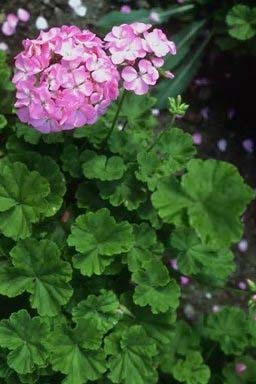
#> input picture CM_50/Sp_S_CND_A_pla0016_pla0016_0196.jpg, 256 x 384 px
$ python -i detector.py   (imports and definitions only)
#> lines starting #> are read from the running program, lines starting #| are printed output that depends on the picture
#Description: Python program that detects if an image has been forged.
import cv2
import imutils
import numpy as np
import matplotlib.pyplot as plt
from scipy.cluster import hierarchy
from scipy.spatial.distance import pdist
from collections import Counter


def readImage(image_name):
    """
    Function to read a given image name
    :param image_name: A string representing the name of the image
    :return: The image represented in a numpy.ndarray type
    """
    return cv2.imread(str(image_name))


def showImage(image):
    """
    Function to display the image to the user. Closes the image window when user presses any key
    :param image: An image of type numpy.ndarray
    :return: None
    """
    image = imutils.resize(image, width=600)
    cv2.imshow('image', image)
    cv2.waitKey(0)
    cv2.destroyAllWindows()


def featureExtraction(image):
    gray_img = cv2.cvtColor(image, cv2.COLOR_BGR2GRAY)
    sift = cv2.xfeatures2d.SIFT_create()
    kp, desc = sift.detectAndCompute(gray_img, None)
    return kp, desc


def featureMatching(keypoints, descriptors):
    norm = cv2.NORM_L2  # cv2.NORM_L2 is used since we are using the SIFT algorithm
    k = 10  # number of closest match we want to find for each descriptor

    # uses a brute force matcher(compare each descriptor of desc1, with each descriptor of desc2...)
    bf_matcher = cv2.BFMatcher(norm)
    matches = bf_matcher.knnMatch(descriptors, descriptors, k)  # finds 10 closest matches for each desc in desc1 with desc in desc2

    # apply ratio test to get good matches (2nn test)
    ratio = 0.5
    good_matches_1 = []
    good_matches_2 = []

    for match in matches:
        k = 1   # ignore the first element in the matches array (distance to itself is always 0)

        while match[k].distance < ratio * match[k + 1].distance:  # d_i/d_(i+1) < T (threshold)
            k += 1

        for i in range(1, k):
            # just to ensure points are spatially separated
            if pdist(np.array([keypoints[match[i].queryIdx].pt, keypoints[match[i].trainIdx].pt]), "euclidean") > 10:
                good_matches_1.append(keypoints[match[i].queryIdx])
                good_matches_2.append(keypoints[match[i].trainIdx])

    points_1 = [match.pt for match in good_matches_1]
    points_2 = [match.pt for match in good_matches_2]

    if len(points_1) > 0:
        points = np.hstack((points_1, points_2))  # column bind
        unique_points = np.unique(points, axis=0)  # remove any duplicated points
        return np.float32(unique_points[:, 0:2]), np.float32(unique_points[:, 2:4])

    else:
        return None, None


def hierarchicalClustering(points_1, points_2, metric, threshold):
    points = np.vstack((points_1, points_2))     # vertically stack both sets of points (row bind)
    dist_matrix = pdist(points, metric='euclidean')  # obtain condensed distance matrix (needed in linkage function)
    Z = hierarchy.linkage(dist_matrix, metric)

    cluster = hierarchy.fcluster(Z, t=threshold, criterion='inconsistent', depth=4) # perform agglomerative hierarchical clustering
    cluster, points = filterOutliers(cluster, points)   # filter outliers

    n = int(np.shape(points)[0]/2)
    return cluster,  points[:n], points[n:]


def filterOutliers(cluster, points):
    cluster_count = Counter(cluster)
    to_remove = []  # find clusters that does not have more than 3 points (remove them)
    for key in cluster_count:
        if cluster_count[key] <= 3:
            to_remove.append(key)

    indices = np.array([])   # find indices of points that corresponds to the cluster that needs to be removed

    for i in range(len(to_remove)):
        indices = np.concatenate([indices, np.where(cluster == to_remove[i])], axis=None)

    indices = indices.astype(int)
    indices = sorted(indices, reverse=True)

    for i in range(len(indices)):   # remove points that belong to each unwanted cluster
        points = np.delete(points, indices[i], axis=0)

    for i in range(len(to_remove)):  # remove unwanted clusters
        cluster = cluster[cluster != to_remove[i]]

    return cluster, points


def plotImage(img, p1, p2, C):
    plt.imshow(img)
    plt.axis('off')

    colors = C[:np.shape(p1)[0]]
    plt.scatter(p1[:, 0], p1[:, 1], c=colors, s=30)

    for coord1, coord2 in zip(p1, p2):
        x1 = coord1[0]
        y1 = coord1[1]

        x2 = coord2[0]
        y2 = coord2[1]

        plt.plot([x1, x2], [y1, y2], 'c', linestyle=":")

    plt.savefig("results.png", bbox_inches='tight', pad_inches=0)

    plt.clf()


def detect_copy_move(image):
    kp, desc = featureExtraction(image)
    p1, p2 = featureMatching(kp, desc)
    # showImage(image)x

    if p1 is None:
        # print("No tampering was found")
        return False

    clusters, p1, p2 = hierarchicalClustering(p1, p2, 'ward', 2.2)

    if len(clusters) == 0:
        # print("No tampering was found")
        return False

    image = cv2.cvtColor(image, cv2.COLOR_BGR2RGB)
    plotImage(image, p1, p2, clusters)
    return True

>>> import cv2
>>> picture = cv2.imread('CM_50/Sp_S_CND_A_pla0016_pla0016_0196.jpg')
#> picture is the input picture: shape (384, 256, 3); mean B, G, R 55.8, 85.1, 66.6
>>> result = detect_copy_move(picture)
#> in featureExtraction, `gray_img = cv2.cvtColor(image, cv2.COLOR_BGR2GRAY)`:
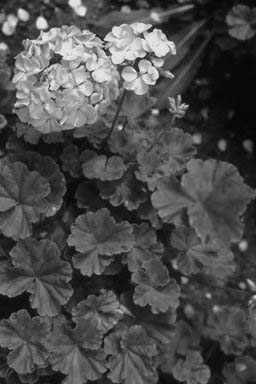
#> gray_img: shape (384, 256); min 2, max 247, mean 76.2
#> in featureExtraction, `kp, desc = sift.detectAndCompute(gray_img, None)`: kp = 1256 keypoints; strongest (x, y, size): (41, 23, 7), (23, 14, 6.6), (120, 128, 2.8), (81, 11, 6.5)
#> in featureMatching, `matches = bf_matcher.knnMatch(descriptors, descriptors, k)`: matches = 1256 matches
#> after the loop in featureMatching, `for match in matches:`: good_matches_1 = 10 keypoints; (x, y, size): (109, 254, 2.1), (191, 222, 3.3), (91, 250, 2), (189, 197, 3.2), (209, 205, 11.1), (90, 236, 4.7), (90, 236, 4.7), (102, 239, 7.8), (208, 187, 7.2), (208, 187, 7.2); good_matches_2 has the same summary as good_matches_1
#> in featureMatching, `points_1 = [match.pt for match in good_matches_1]`: points_1 = [(89.77, 236.1), (89.77, 236.1), (91.48, 250.4), (101.7, 238.6), (108.7, 254.1), (188.6, 196.9), (191, 221.5), (207.9, 187.1), (207.9, 187.1), (209.4, 204.7)]
#> in featureMatching, `points_2 = [match.pt for match in good_matches_2]`: points_2 = [(207.9, 187.1), (207.9, 187.1), (188.6, 196.9), (209.4, 204.7), (191, 221.5), (91.48, 250.4), (108.7, 254.1), (89.77, 236.1), (89.77, 236.1), (101.7, 238.6)]
#> in featureMatching, `points = np.hstack((points_1, points_2))`: points = [[89.77, 236.1, 207.9, 187.1], [89.77, 236.1, 207.9, 187.1], [91.48, 250.4, 188.6, 196.9], [101.7, 238.6, 209.4, 204.7], [108.7, 254.1, 191, 221.5], [188.6, 196.9, 91.48, 250.4], [191, 221.5, 108.7, 254.1], [207.9, 187.1, 89.77, 236.1], [207.9, 187.1, 89.77, 236.1], [209.4, 204.7, 101.7, 238.6]]
#> in featureMatching, `unique_points = np.unique(points, axis=0)`: unique_points = [[89.77, 236.1, 207.9, 187.1], [91.48, 250.4, 188.6, 196.9], [101.7, 238.6, 209.4, 204.7], [108.7, 254.1, 191, 221.5], [188.6, 196.9, 91.48, 250.4], [191, 221.5, 108.7, 254.1], [207.9, 187.1, 89.77, 236.1], [209.4, 204.7, 101.7, 238.6]]
#> in detect_copy_move, `p1, p2 = featureMatching(kp, desc)`: p1 = [[89.77, 236.1], [91.48, 250.4], [101.7, 238.6], [108.7, 254.1], [188.6, 196.9], [191, 221.5], [207.9, 187.1], [209.4, 204.7]]; p2 = [[207.9, 187.1], [188.6, 196.9], [209.4, 204.7], [191, 221.5], [91.48, 250.4], [108.7, 254.1], [89.77, 236.1], [101.7, 238.6]]
#> in hierarchicalClustering, `points = np.vstack((points_1, points_2))`: points = 16 rows, first 8: [89.77, 236.1], [91.48, 250.4], [101.7, 238.6], [108.7, 254.1], [188.6, 196.9], [191, 221.5], [207.9, 187.1], [209.4, 204.7]
#> in hierarchicalClustering, `dist_matrix = pdist(points, metric='euclidean')`: dist_matrix = 120 values, max 132.5 at index 19, min 0 at index 13, mean 67.42
#> in hierarchicalClustering, `Z = hierarchy.linkage(dist_matrix, metric)`: Z = 15 rows, first 6: [0, 14, 0, 2], [1, 12, 0, 2], [2, 15, 0, 2], [3, 13, 0, 2], [4, 9, 0, 2], [5, 11, 0, 2]
#> in hierarchicalClustering, `cluster = hierarchy.fcluster(Z, t=threshold, criterion='inconsistent',..`: cluster = [1, 1, 1, 1, 2, 2, 2, 2, 2, 2, 2, 2, 1, 1, 1, 1]
#> in filterOutliers, `cluster_count = Counter(cluster)`: cluster_count = {1: 8, 2: 8}
#> the loop in filterOutliers, `for key in cluster_count:` made 2 passes
#> after the loop in filterOutliers, `for key in cluster_count:`: to_remove = []
#> after the loop in filterOutliers, `for i in range(len(to_remove)):`: cluster = [1, 1, 1, 1, 2, 2, 2, 2, 2, 2, 2, 2, 1, 1, 1, 1]
#> in plotImage, `colors = C[:np.shape(p1)[0]]`: colors = [1, 1, 1, 1, 2, 2, 2, 2]
#> the loop in plotImage, `for coord1, coord2 in zip(p1, p2):` made 8 passes
#> in plotImage, `plt.savefig("results.png", bbox_inches='tight', pad_inches=0)`:
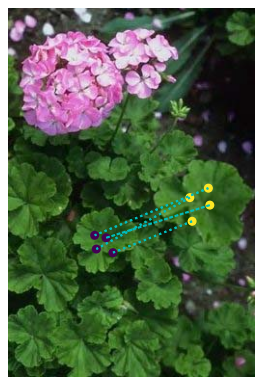
#> figure drawn by matplotlib, 1 panel
#> result = True

$ run again, on CM_50/Sp_S_CNN_A_pla0052_pla0052_0005.jpg
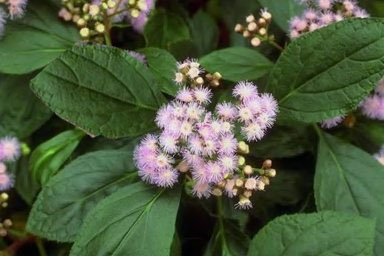
#> input picture CM_50/Sp_S_CNN_A_pla0052_pla0052_0005.jpg, 384 x 256 px
#> picture is the input picture: shape (256, 384, 3); mean B, G, R 61.2, 90.8, 76.6
#> in featureExtraction, `gray_img = cv2.cvtColor(image, cv2.COLOR_BGR2GRAY)`:
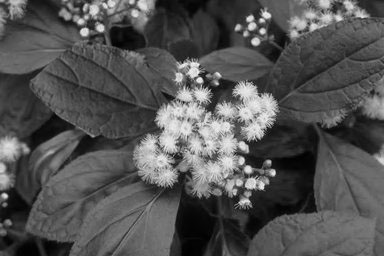
#> gray_img: shape (256, 384); min 0, max 244, mean 83.2
#> in featureExtraction, `kp, desc = sift.detectAndCompute(gray_img, None)`: kp = 793 keypoints; strongest (x, y, size): (273, 173, 4.2), (248, 169, 5), (5, 196, 3.6), (255, 42, 5.2)
#> matches = 793 matches
#> after the loop in featureMatching, `for match in matches:`: good_matches_1 = 56 keypoints; strongest (x, y, size): (176, 144, 1.9), (239, 96, 2.1), (179, 118, 2.3), (258, 114, 2.4); good_matches_2 has the same summary as good_matches_1
#> points_1 = 56 pairs, first value 50.87 to 372.6, second value 29.03 to 144.3
#> points_2 has the same summary as points_1
#> in featureMatching, `points = np.hstack((points_1, points_2))`: points = 56 rows, first 6: [50.87, 74.42, 372.6, 41.37], [51.51, 95.76, 355, 29.03], [51.51, 95.76, 355, 29.03], [59.42, 75.19, 366.3, 48], [73.63, 55.94, 371.8, 71.12], [76.72, 55.42, 370.8, 73.81]
#> unique_points = 50 rows, first 6: [50.87, 74.42, 372.6, 41.37], [51.51, 95.76, 355, 29.03], [59.42, 75.19, 366.3, 48], [73.63, 55.94, 371.8, 71.12], [76.72, 55.42, 370.8, 73.81], [77.44, 85.46, 347, 55.39]
#> in detect_copy_move, `p1, p2 = featureMatching(kp, desc)`: p1 = 50 pairs, first value 50.87 to 372.6, second value 29.03 to 144.3; p2 has the same summary as p1
#> in hierarchicalClustering, `points = np.vstack((points_1, points_2))`: points = 100 pairs, first value 50.87 to 372.6, second value 29.03 to 144.3
#> dist_matrix = 4950 values, max 325.7 at index 146, min 0 at index 98, mean 138.5
#> Z = 99 rows, first 6: [0, 99, 0, 2], [1, 91, 0, 2], [2, 96, 0, 2], [3, 98, 0, 2], [4, 97, 0, 2], [5, 90, 0, 2]
#> in hierarchicalClustering, `cluster = hierarchy.fcluster(Z, t=threshold, criterion='inconsistent',..`: cluster = 100 values, max 15 at index 26, min 1 at index 0, mean 7.94
#> cluster_count = 15 items
#> the loop in filterOutliers, `for key in cluster_count:` made 15 passes
#> key on passes 3, 8, 9, 10, 11, 13, 14, 15: 5, 14, 15, 13, 12, 8, 10, 9
#> after the loop in filterOutliers, `for key in cluster_count:`: to_remove = [14]
#> the loop in filterOutliers, `for i in range(len(to_remove)):` made 1 pass
#> indices on pass 1: [25, 72]
#> in filterOutliers, `indices = sorted(indices, reverse=True)`: indices = [72, 25]
#> the loop in filterOutliers, `for i in range(len(indices)):` made 2 passes
#> after the loop in filterOutliers, `for i in range(len(indices)):`: points = 98 pairs, first value 50.87 to 372.6, second value 29.03 to 144.3
#> the loop in filterOutliers, `for i in range(len(to_remove)):` made 1 pass
#> after the loop in filterOutliers, `for i in range(len(to_remove)):`: cluster = 98 values, max 15 at index 25, min 1 at index 0, mean 7.82
#> in detect_copy_move, `clusters, p1, p2 = hierarchicalClustering(p1, p2, 'ward', 2.2)`: clusters has the same summary as cluster in filterOutliers; p1 = 49 pairs, first value 50.87 to 372.6, second value 29.03 to 144.3; p2 has the same summary as p1
#> colors = 49 values, max 15 at index 25, min 1 at index 0, mean 7.82
#> the loop in plotImage, `for coord1, coord2 in zip(p1, p2):` made 49 passes
#> in plotImage, `plt.savefig("results.png", bbox_inches='tight', pad_inches=0)`:
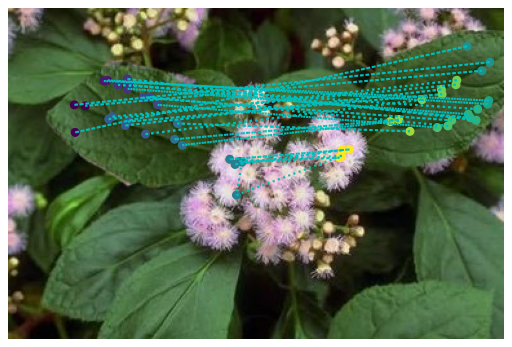
#> figure drawn by matplotlib, 1 panel
#> result = True

$ run again, on CM_50/Sp_S_CNN_A_pla0053_pla0053_0191.jpg
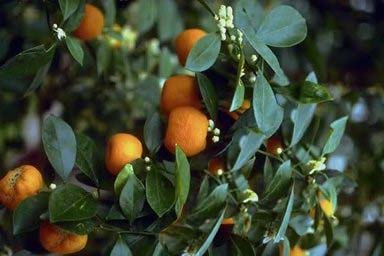
#> input picture CM_50/Sp_S_CNN_A_pla0053_pla0053_0191.jpg, 384 x 256 px
#> picture is the input picture: shape (256, 384, 3); mean B, G, R 48.3, 68.6, 62.1
#> in featureExtraction, `gray_img = cv2.cvtColor(image, cv2.COLOR_BGR2GRAY)`:
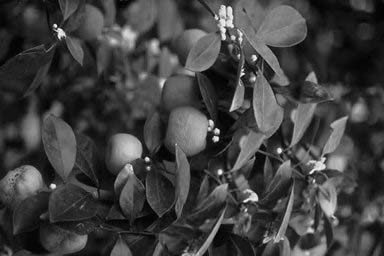
#> gray_img: shape (256, 384); min 0, max 251, mean 64.3
#> in featureExtraction, `kp, desc = sift.detectAndCompute(gray_img, None)`: kp = 788 keypoints; strongest (x, y, size): (216, 139, 3.7), (55, 25, 2.3), (147, 159, 2.9), (217, 131, 3.3)
#> matches = 788 matches
#> after the loop in featureMatching, `for match in matches:`: good_matches_1 = 46 keypoints; strongest (x, y, size): (220, 172, 3.5), (279, 150, 3.6), (311, 172, 1.9), (245, 201, 2); good_matches_2 has the same summary as good_matches_1
#> points_1 = 46 pairs, first value 187 to 311.4, second value 142 to 244.5
#> points_2 has the same summary as points_1
#> in featureMatching, `points = np.hstack((points_1, points_2))`: points = 46 rows, first 6: [187, 244.5, 265.4, 229.1], [198.7, 206.9, 267.7, 189.4], [200.9, 188.6, 264.8, 170.4], [201.4, 227.4, 275, 208.7], [201.4, 227.4, 275, 208.7], [207.5, 220.8, 279.5, 200.8]
#> unique_points = 42 rows, first 6: [187, 244.5, 265.4, 229.1], [198.7, 206.9, 267.7, 189.4], [200.9, 188.6, 264.8, 170.4], [201.4, 227.4, 275, 208.7], [207.5, 220.8, 279.5, 200.8], [210.2, 231, 284.7, 209.7]
#> p1 = 42 pairs, first value 187 to 311.4, second value 142 to 244.5; p2 has the same summary as p1
#> in hierarchicalClustering, `points = np.vstack((points_1, points_2))`: points = 84 pairs, first value 187 to 311.4, second value 142 to 244.5
#> dist_matrix = 3486 values, max 145 at index 34, min 0 at index 63, mean 54.55
#> Z = 83 rows, first 6: [0, 64, 0, 2], [1, 65, 0, 2], [2, 63, 0, 2], [3, 67, 0, 2], [4, 70, 0, 2], [5, 72, 0, 2]
#> in hierarchicalClustering, `cluster = hierarchy.fcluster(Z, t=threshold, criterion='inconsistent',..`: cluster = 84 values, max 14 at index 10, min 1 at index 38, mean 7.57
#> cluster_count = 14 items
#> the loop in filterOutliers, `for key in cluster_count:` made 14 passes
#> key on passes 1, 2, 3, 4, 5, 6, 8, 10: 10, 11, 13, 14, 12, 8, 6, 4
#> after the loop in filterOutliers, `for key in cluster_count:`: to_remove = []
#> clusters has the same summary as cluster in hierarchicalClustering
#> colors = 42 values, max 14 at index 10, min 1 at index 38, mean 7.57
#> the loop in plotImage, `for coord1, coord2 in zip(p1, p2):` made 42 passes
#> in plotImage, `plt.savefig("results.png", bbox_inches='tight', pad_inches=0)`:
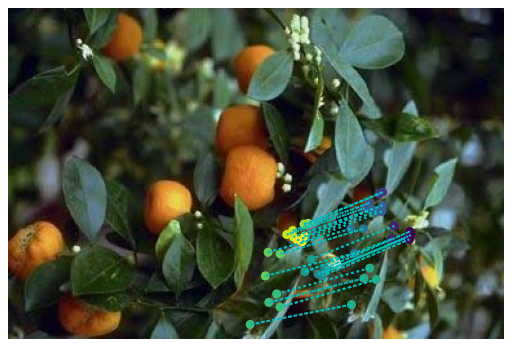
#> figure drawn by matplotlib, 1 panel
#> result = True

$ run again, on CM_50/Sp_S_CNN_A_pla0060_pla0060_0192.jpg
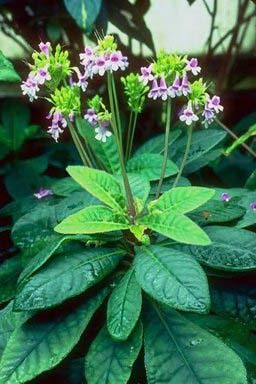
#> input picture CM_50/Sp_S_CNN_A_pla0060_pla0060_0192.jpg, 256 x 384 px
#> picture is the input picture: shape (384, 256, 3); mean B, G, R 78.9, 113.1, 63.3
#> in featureExtraction, `gray_img = cv2.cvtColor(image, cv2.COLOR_BGR2GRAY)`:
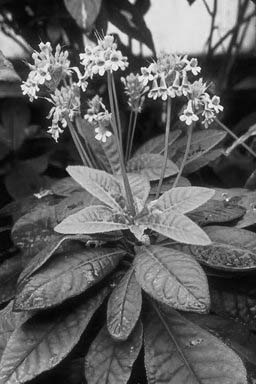
#> gray_img: shape (384, 256); min 1, max 254, mean 94.3
#> in featureExtraction, `kp, desc = sift.detectAndCompute(gray_img, None)`: kp = 1231 keypoints; strongest (x, y, size): (36, 97, 1.8), (221, 108, 2.8), (48, 44, 2.7), (76, 69, 3.2)
#> matches = 1231 matches
#> after the loop in featureMatching, `for match in matches:`: good_matches_1 = 8 keypoints; (x, y, size): (113, 200, 1.9), (112, 223, 1.9), (108, 194, 2.6), (111, 201, 1.9), (104, 222, 2.6), (112, 225, 1.8), (175, 204, 1.8), (173, 227, 2.1); good_matches_2 has the same summary as good_matches_1
#> points_1 = [(104.5, 221.6), (108.4, 193.8), (111.5, 201.3), (111.8, 225), (112.2, 222.5), (113.4, 199.6), (172.6, 227.3), (175.2, 204.5)]
#> points_2 = [(108.4, 193.8), (104.5, 221.6), (111.8, 225), (111.5, 201.3), (113.4, 199.6), (112.2, 222.5), (175.2, 204.5), (172.6, 227.3)]
#> in featureMatching, `points = np.hstack((points_1, points_2))`: points = [[104.5, 221.6, 108.4, 193.8], [108.4, 193.8, 104.5, 221.6], [111.5, 201.3, 111.8, 225], [111.8, 225, 111.5, 201.3], [112.2, 222.5, 113.4, 199.6], [113.4, 199.6, 112.2, 222.5], [172.6, 227.3, 175.2, 204.5], [175.2, 204.5, 172.6, 227.3]]
#> unique_points has the same summary as points
#> p1 = [[104.5, 221.6], [108.4, 193.8], [111.5, 201.3], [111.8, 225], [112.2, 222.5], [113.4, 199.6], [172.6, 227.3], [175.2, 204.5]]; p2 = [[108.4, 193.8], [104.5, 221.6], [111.8, 225], [111.5, 201.3], [113.4, 199.6], [112.2, 222.5], [175.2, 204.5], [172.6, 227.3]]
#> in hierarchicalClustering, `points = np.vstack((points_1, points_2))`: points = 16 rows, first 8: [104.5, 221.6], [108.4, 193.8], [111.5, 201.3], [111.8, 225], [112.2, 222.5], [113.4, 199.6], [172.6, 227.3], [175.2, 204.5]
#> dist_matrix = 120 values, max 72.76 at index 6, min 0 at index 8, mean 35.97
#> Z = 15 rows, first 6: [0, 9, 0, 2], [1, 8, 0, 2], [2, 11, 0, 2], [3, 10, 0, 2], [4, 13, 0, 2], [5, 12, 0, 2]
#> in hierarchicalClustering, `cluster = hierarchy.fcluster(Z, t=threshold, criterion='inconsistent',..`: cluster = [3, 2, 2, 3, 3, 2, 1, 1, 2, 3, 3, 2, 2, 3, 1, 1]
#> cluster_count = {3: 6, 2: 6, 1: 4}
#> the loop in filterOutliers, `for key in cluster_count:` made 3 passes
#> key on passes 1, 3: 3, 1
#> after the loop in filterOutliers, `for key in cluster_count:`: to_remove = []
#> after the loop in filterOutliers, `for i in range(len(to_remove)):`: cluster = [3, 2, 2, 3, 3, 2, 1, 1, 2, 3, 3, 2, 2, 3, 1, 1]
#> colors = [3, 2, 2, 3, 3, 2, 1, 1]
#> the loop in plotImage, `for coord1, coord2 in zip(p1, p2):` made 8 passes
#> in plotImage, `plt.savefig("results.png", bbox_inches='tight', pad_inches=0)`:
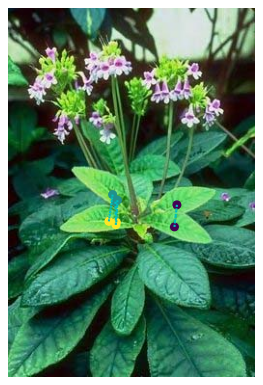
#> figure drawn by matplotlib, 1 panel
#> result = True
